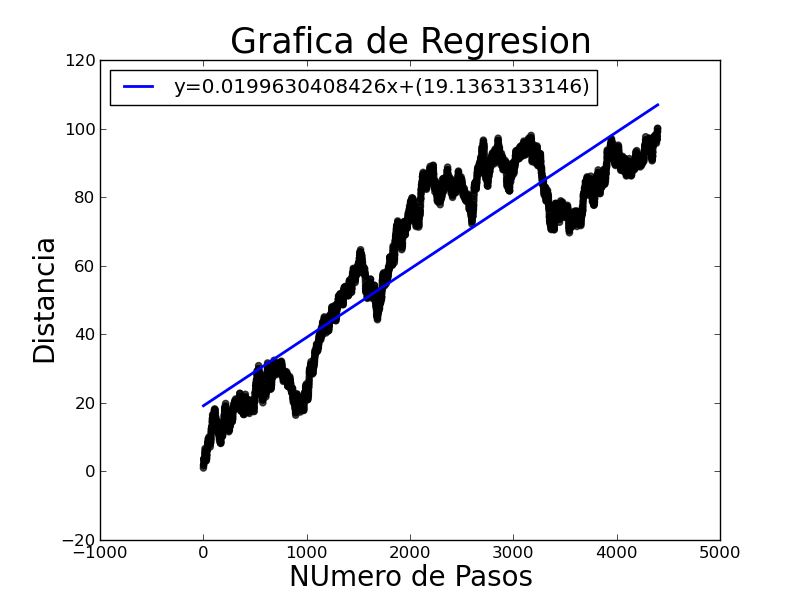

Recreate this plot in Python.
import sys 
import numpy as np
import pylab

a = sys.argv[1]

data = np.loadtxt(a)

xp = data[:,3]
yr = data[:,4]

fit =  pylab.polyfit(xp, yr, 1)

pylab.plot(xp, xp*fit[0] + fit[1], linewidth='2.0', label="y="+str(fit[0])+"x+"+"("+str(fit[1])+")")
pylab.scatter(xp, yr, c='k', alpha=0.7)
pylab.legend(loc='best')
pylab.xlabel("NUmero de Pasos", fontsize=20)
pylab.ylabel("Distancia", fontsize=20)
pylab.title("Grafica de Regresion", fontsize=25)
pylab.savefig('ajuste.png')

pylab.show()
